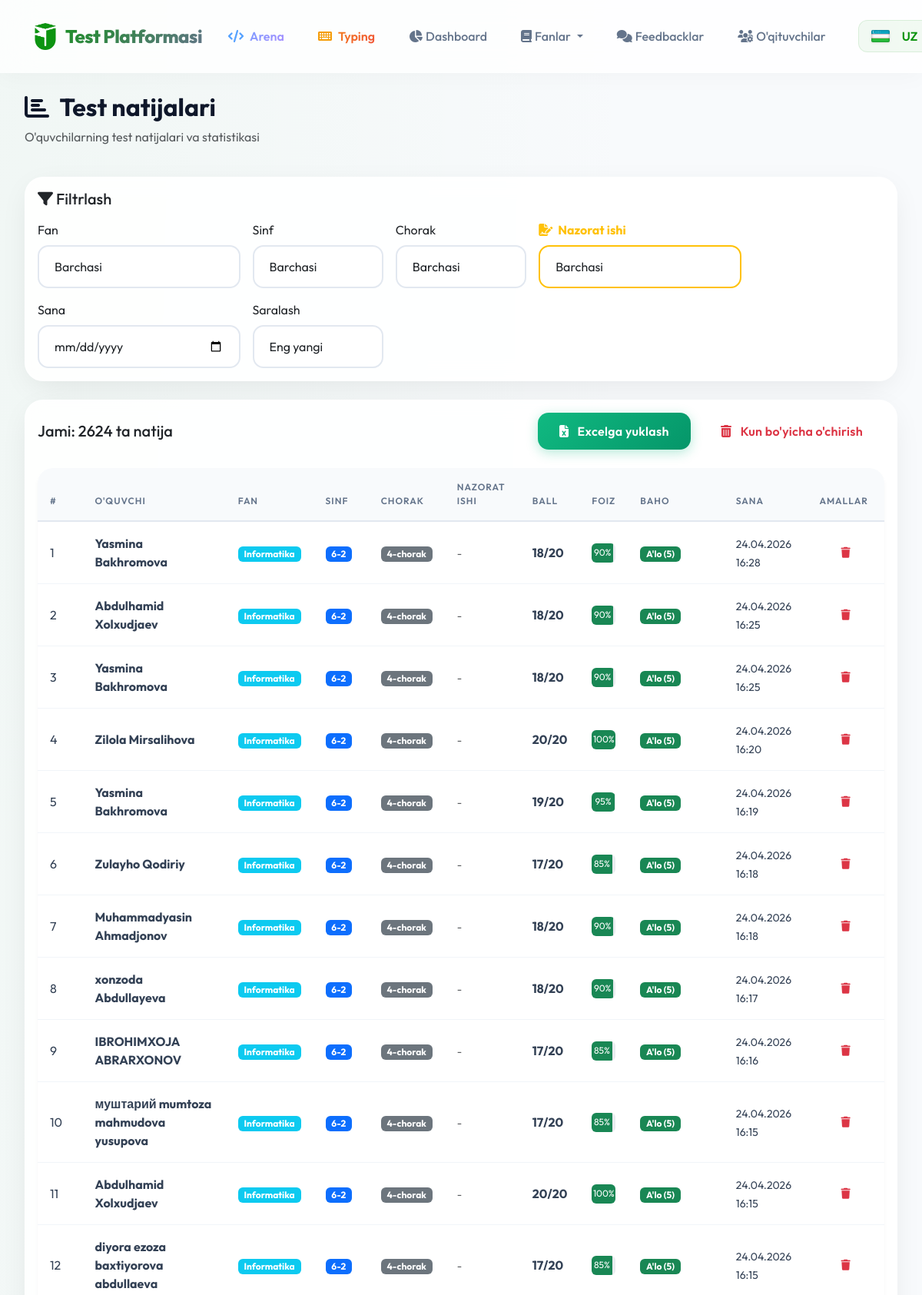
Page /admin/results (signed in, upper part) on the committed database.
### models.py (models this page shows)
class TestResult(db.Model):
    id = db.Column(db.Integer, primary_key=True)
    full_name = db.Column(db.String(100), nullable=False)
    grade = db.Column(db.Integer, nullable=False)
    class_number = db.Column(db.String(10), nullable=False)
    quarter = db.Column(db.Integer, nullable=False)
    subject_id = db.Column(db.Integer, db.ForeignKey('subject.id'), nullable=False)
    score = db.Column(db.Integer, nullable=False)
    total_questions = db.Column(db.Integer, default=20)
    percentage = db.Column(db.Float, nullable=False)
    grade_text = db.Column(db.String(20), nullable=False)
    test_date = db.Column(db.DateTime, default=tashkent_now)
    answers_json = db.Column(db.Text)  # JSON format
    control_work_id = db.Column(db.Integer, db.ForeignKey('control_work.id'), nullable=True)
    control_work = db.relationship('ControlWork', backref='results')
    subject = db.relationship('Subject', backref='results')
    __table_args__ = (
        db.Index('ix_result_subject_grade', 'subject_id', 'grade'),
        db.Index('ix_result_date', 'test_date'),
        db.Index('ix_result_quarter', 'quarter'),
    )

class Subject(db.Model):
    id = db.Column(db.Integer, primary_key=True)
    name = db.Column(db.String(50), nullable=False)
    name_ru = db.Column(db.String(50))
    name_en = db.Column(db.String(50))
    grades = db.Column(db.String(20), nullable=False)  # e.g. "5,6" or "7,8,9"
    is_protected = db.Column(db.Boolean, default=False)  # Anti-cheat protection
    question_count = db.Column(db.Integer, default=20)
    time_limit = db.Column(db.Integer, default=30)
    show_results = db.Column(db.Boolean, default=True)
    is_visible = db.Column(db.Boolean, default=True)

### routes/admin.py (the view)
@admin_bp.route('/results')
def results():
    query = _build_results_query(request.args)
    filtered_stats = query.with_entities(TestResult.subject_id, TestResult.percentage).all()
    total_count = len(filtered_stats)
    excellent_count = sum(
        1 for subject_id, percentage in filtered_stats
        if get_grade_info(percentage, subject_id)['level'] == 'excellent'
    )
    stats_tuple = query.with_entities(
        func.avg(TestResult.percentage),
        func.avg(TestResult.score)
    ).first()
    avg_percentage = stats_tuple[0] or 0
    avg_score = stats_tuple[1] or 0
    page = request.args.get('page', 1, type=int)
    per_page = 100
    pagination = query.paginate(page=page, per_page=per_page, error_out=False)
    results = pagination.items
    for result in results:
        result.grade_info = get_grade_info(result.percentage, result.subject_id)
        result.display_grade_text = result.grade_info['label']
    subjects = Subject.query.all()
    control_works_list = ControlWork.query.order_by(ControlWork.created_at.desc()).all()
    return render_template('admin_results.html',
                         results=results,
                         pagination=pagination,
                         subjects=subjects,
                         control_works_list=control_works_list,
                         total_count=total_count,
                         excellent_count=excellent_count,
                         avg_percentage=round(avg_percentage, 1),
                         avg_score=round(avg_score, 1))

### feature_store.py (called while the page is built)
def _feature_store_path() -> Path:
    instance_dir = Path(current_app.instance_path)
    instance_dir.mkdir(parents=True, exist_ok=True)
    store_path = instance_dir / FEATURE_STORE_FILENAME
    if not store_path.exists():
        store_path.write_text(
            json.dumps({"question_images": {}, "subject_grading": {}}, ensure_ascii=False, indent=2),
            encoding="utf-8",
        )
    return store_path

def _normalize_store(payload: Any) -> dict[str, dict[str, Any]]:
    data = payload if isinstance(payload, dict) else {}
    question_images = data.get("question_images")
    subject_grading = data.get("subject_grading")
    return {
        "question_images": question_images if isinstance(question_images, dict) else {},
        "subject_grading": subject_grading if isinstance(subject_grading, dict) else {},
    }

def load_feature_store() -> dict[str, dict[str, Any]]:
    if hasattr(g, '_feature_store'):
        return g._feature_store
    store_path = _feature_store_path()
    try:
        payload = json.loads(store_path.read_text(encoding="utf-8"))
    except (OSError, json.JSONDecodeError) as e:
        current_app.logger.warning("feature_store o'qishda xato: %s", e)
        payload = {}
    result = _normalize_store(payload)
    g._feature_store = result
    return result

def validate_grade_settings(
    excellent_min: int,
    good_min: int,
    satisfactory_min: int,
    fail_max: int,
) -> str | None:
    values = [excellent_min, good_min, satisfactory_min, fail_max]
    if any(value < 0 or value > 100 for value in values):
        return _("Baho chegaralari 0 dan 100 gacha bo'lishi kerak")
    if not excellent_min > good_min > satisfactory_min:
        return _("Chegaralar kamayish tartibida bo'lishi kerak: A'lo > Yaxshi > Qoniqarli")
    if fail_max >= satisfactory_min:
        return _("Qoniqarsiz chegarasi Qoniqarli chegarasidan past bo'lishi kerak")
    if fail_max != satisfactory_min - 1:
        return _("Qoniqarsiz chegarasi Qoniqarli chegarasidan 1 foiz past bo'lishi kerak")
    return None

### routes/admin.py (called while the page is built)
@admin_bp.before_request
def require_login():
    if request.endpoint == 'admin.login':
        return
    if 'admin_id' not in session:
        return redirect(url_for('admin.login'))

### templates/admin_results.html (shortened to what this page needs)
{% extends "base.html" %}
{% block content %}
<div class="container-fluid">
    <div class="row mb-4 animate-fade-in-up">
        <div class="col-md-12">
            <h2 class="fw-bold text-gradient"><i class="fas fa-chart-bar me-2"></i> {{ _('Test natijalari') }}</h2>
            <p class="text-muted">{{ _('O\'quvchilarning test natijalari va statistikasi') }}</p>
        </div>
    </div>
    <div class="card mb-4 animate-fade-in-up" style="animation-delay: 0.1s;">
        <div class="card-body">
            <h5 class="card-title mb-3">
                <i class="fas fa-filter"></i> Filtrlash
            </h5>
            <form method="GET" class="row g-3">
                <div class="col-md-3">
                    <label class="form-label">{{ _('Fan') }}</label>
                    <select class="form-select" name="subject_id" onchange="this.form.submit()">
                        <option value="">Barchasi</option>
                    </select>
                </div>
                <div class="col-md-2">
                    <label class="form-label">{{ _('Sinf') }}</label>
                    <select class="form-select" name="grade" onchange="this.form.submit()">
                        <option value="">{{ _('Barchasi') }}</option>
                    </select>
                </div>
                <div class="col-md-2">
                    <label class="form-label">{{ _('Chorak') }}</label>
                    <select class="form-select" name="quarter" onchange="this.form.submit()">
                        <option value="">{{ _('Barchasi') }}</option>
                    </select>
                </div>
                <div class="col-md-3">
                    <label class="form-label text-warning fw-bold"><i class="fas fa-file-signature me-1"></i> {{
                        _('Nazorat ishi') }}</label>
                    <select class="form-select border-warning" name="control_work_id" onchange="this.form.submit()">
                        <option value="">{{ _('Barchasi') }}</option>
                    </select>
                </div>
                <div class="col-md-3">
                    <label class="form-label">{{ _('Sana') }}</label>
                    <input type="date" name="filter_date" class="form-control"
                        value="{{ request.args.get('filter_date', '') }}" onchange="this.form.submit()">
                </div>
                <div class="col-md-2">
                    <label class="form-label">{{ _('Saralash') }}</label>
                    <select class="form-select" name="sort_by" onchange="this.form.submit()">
                        <option value="newest" {% if request.args.get('sort_by')=='newest' %}selected{% endif %}>{{
                            _('Eng yangi') }}</option>
                    </select>
                </div>
            </form>
        </div>
    </div>
    <div class="card animate-fade-in-up" style="animation-delay: 0.2s;">
        <div class="card-body">
            <div class="d-flex justify-content-between align-items-center mb-4">
                <h5 class="card-title mb-0">
                    {{ _('Jami') }}: {{ total_count }} {{ _('ta natija') }}
                </h5>
                <div>
                    <a href="{{ url_for('admin.export_results', subject_id=request.args.get('subject_id'), grade=request.args.get('grade'), quarter=request.args.get('quarter'), control_work_id=request.args.get('control_work_id'), filter_date=request.args.get('filter_date'), sort_by=request.args.get('sort_by')) }}"
                        class="btn btn-success me-2">
                        <i class="fas fa-file-excel me-2"></i> {{ _('Excelga yuklash') }}
                    </a>
                    {% if session.admin_role == 'admin' %}
                    <button type="button" class="btn btn-outline-danger" data-bs-toggle="modal"
                        data-bs-target="#deleteByDateModal">
                        <i class="fas fa-trash-alt me-2"></i> {{ _('Kun bo\'yicha o\'chirish') }}
                    </button>
                    {% endif %}
                </div>
            </div>
            {% if results %}
            <div class="table-responsive">
                <table class="table table-hover">
                    <thead>
                        <tr>
                            <th>#</th>
                            <th>{{ _('O\'quvchi') }}</th>
                            <th>{{ _('Fan') }}</th>
                            <th>{{ _('Sinf') }}</th>
                            <th>{{ _('Chorak') }}</th>
                            <th>{{ _('Nazorat ishi') }}</th>
                            <th>{{ _('Ball') }}</th>
                            <th>{{ _('Foiz') }}</th>
                            <th>{{ _('Baho') }}</th>
                            <th>{{ _('Sana') }}</th>
                            <th>{{ _('Amallar') }}</th>
                        </tr>
                    </thead>
                    <tbody>
                        {% for result in results %}
                        <tr>
                            <td>{{ loop.index }}</td>
                            <td>
                                <strong>{{ result.full_name }}</strong>
                            </td>
                            <td>
                                <span class="badge bg-info">{{ result.subject.name }}</span>
                            </td>
                            <td>
                                <span class="badge bg-primary">{{ result.grade }}-{{ result.class_number }}</span>
                            </td>
                            <td>
                                <span class="badge bg-secondary">{{ result.quarter }}-chorak</span>
                            </td>
                            <td>
                                {% if result.control_work_id %}
                                <span class="badge bg-warning text-dark"><i class="fas fa-file-alt me-1"></i>{{ _('Ha')
                                    }}</span>
                                {% else %}
                                <span class="text-muted small">-</span>
                                {% endif %}
                            </td>
                            <td>
                                <strong>{{ result.score }}/{{ result.total_questions }}</strong>
                            </td>
                            <td>
                                <div class="progress" style="height: 25px;">
                                    <div class="progress-bar {{ result.grade_info.progress_class }}" style="width: {{ result.percentage }}%">
                                        {{ result.percentage|int }}%
                                    </div>
                                </div>
                            </td>
                            <td>
                                <span class="badge {{ result.grade_info.badge_class }}">{{ result.display_grade_text }}</span>
                            </td>
                            <td>
                                <small>{{ result.test_date | tashkent('%d.%m.%Y %H:%M') }}</small>
                            </td>
                            <td>
                                {% if session.admin_role == 'admin' %}
                                <button type="button" class="btn btn-sm btn-outline-danger"
                                    onclick="deleteResult({{ result.id }}, this)" title="{{ _('O\'chirish') }}">
                                    <i class="fas fa-trash"></i>
                                </button>
                                {% endif %}
                            </td>
                        </tr>
                        {% endfor %}
                    </tbody>
                </table>
            </div>
            {% else %}
            <div class="text-center py-5">
                <i class="fas fa-inbox fa-4x text-muted mb-3"></i>
                <p class="text-muted">{{ _('Natijalar topilmadi') }}</p>
            </div>
            {% endif %}
        </div>
    </div>
</div>
{% endblock %}

### templates/base.html (style rules this page uses)
:root { --primary: #0d9410; --primary-dark: #0a750c; --secondary: #64748b; --success: #10b981; --danger: #ef4444; --warning: #f59e0b; --dark: #0f172a; --light: #f8fafc; --glass: rgba(255, 255, 255, 0.9); --glass-border: rgba(255, 255, 255, 0.2); --shadow: 0 10px 40px -10px rgba(0, 0, 0, 0.1); }
body { font-family: 'Outfit', sans-serif; background: #f8fafc; background-image: radial-gradient(at 0% 0%, rgba(13, 148, 16, 0.03) 0px, transparent 50%), radial-gradient(at 100% 100%, rgba(13, 148, 16, 0.03) 0px, transparent 50%); background-attachment: fixed; min-height: 100vh; color: var(--dark); }
.card { background: var(--glass); backdrop-filter: blur(12px); -webkit-backdrop-filter: blur(12px); border: 1px solid rgba(255, 255, 255, 0.5); border-radius: 24px; box-shadow: var(--shadow); transition: transform 0.3s cubic-bezier(0.4, 0, 0.2, 1), box-shadow 0.3s ease; overflow: hidden; }
.btn { border-radius: 14px; padding: 12px 28px; font-weight: 600; letter-spacing: 0.3px; transition: all 0.3s cubic-bezier(0.4, 0, 0.2, 1); border: none; position: relative; overflow: hidden; }
.btn-success { background: linear-gradient(135deg, var(--success), #059669); box-shadow: 0 4px 15px rgba(16, 185, 129, 0.3); }
.form-control, .form-select { border-radius: 14px; border: 2px solid #e2e8f0; padding: 14px 20px; font-size: 1rem; transition: all 0.3s ease; background: rgba(255, 255, 255, 0.8); }
.table-responsive { border-radius: 20px; box-shadow: 0 4px 6px -1px rgba(0, 0, 0, 0.05); }
.table { background: white; margin-bottom: 0; }
.table thead th { background: #f8fafc; color: #64748b; font-weight: 600; text-transform: uppercase; font-size: 0.75rem; letter-spacing: 1px; padding: 16px; border-bottom: 2px solid #e2e8f0; }
.table tbody td { padding: 16px; vertical-align: middle; border-bottom: 1px solid #f1f5f9; color: #334155; }

### rows in the picture
TestResult: full_name "Yasmina Bakhromova", subject.name "Informatika", grade "6", class_number "2", quarter "4", score "18", total_questions "20", percentage "90", display_grade_text "A'lo (5)", test_date|tashkent "24.04.2026 16:28"
TestResult: full_name "Abdulhamid Xolxudjaev", subject.name "Informatika", grade "6", class_number "2", quarter "4", score "18", total_questions "20", percentage "90", display_grade_text "A'lo (5)", test_date|tashkent "24.04.2026 16:25"
TestResult: full_name "Yasmina Bakhromova", subject.name "Informatika", grade "6", class_number "2", quarter "4", score "18", total_questions "20", percentage "90", display_grade_text "A'lo (5)", test_date|tashkent "24.04.2026 16:25"
TestResult: full_name "Zilola Mirsalihova", subject.name "Informatika", grade "6", class_number "2", quarter "4", score "20", total_questions "20", percentage "100", display_grade_text "A'lo (5)", test_date|tashkent "24.04.2026 16:20"
TestResult: full_name "Yasmina Bakhromova", subject.name "Informatika", grade "6", class_number "2", quarter "4", score "19", total_questions "20", percentage "95", display_grade_text "A'lo (5)", test_date|tashkent "24.04.2026 16:19"
TestResult: full_name "Zulayho Qodiriy", subject.name "Informatika", grade "6", class_number "2", quarter "4", score "17", total_questions "20", percentage "85", display_grade_text "A'lo (5)", test_date|tashkent "24.04.2026 16:18"
TestResult: full_name "Muhammadyasin Ahmadjonov", subject.name "Informatika", grade "6", class_number "2", quarter "4", score "18", total_questions "20", percentage "90", display_grade_text "A'lo (5)", test_date|tashkent "24.04.2026 16:18"
TestResult: full_name "xonzoda Abdullayeva", subject.name "Informatika", grade "6", class_number "2", quarter "4", score "18", total_questions "20", percentage "90", display_grade_text "A'lo (5)", test_date|tashkent "24.04.2026 16:17"
TestResult: full_name "IBROHIMXOJA ABRARXONOV", subject.name "Informatika", grade "6", class_number "2", quarter "4", score "17", total_questions "20", percentage "85", display_grade_text "A'lo (5)", test_date|tashkent "24.04.2026 16:16"
TestResult: full_name "муштарий mumtoza mahmudova yusupova", subject.name "Informatika", grade "6", class_number "2", quarter "4", score "17", total_questions "20", percentage "85", display_grade_text "A'lo (5)", test_date|tashkent "24.04.2026 16:15"
TestResult: full_name "Abdulhamid Xolxudjaev", subject.name "Informatika", grade "6", class_number "2", quarter "4", score "20", total_questions "20", percentage "100", display_grade_text "A'lo (5)", test_date|tashkent "24.04.2026 16:15"
TestResult: full_name "diyora ezoza baxtiyorova abdullaeva", subject.name "Informatika", grade "6", class_number "2", quarter "4", score "17", total_questions "20", percentage "85", display_grade_text "A'lo (5)", test_date|tashkent "24.04.2026 16:15"

### other values in the picture
{{ total_count }} "2624"
form field grade "Barchasi"
form field quarter "Barchasi"
form field control_work_id "Barchasi"
form field sort_by "Eng yangi"
